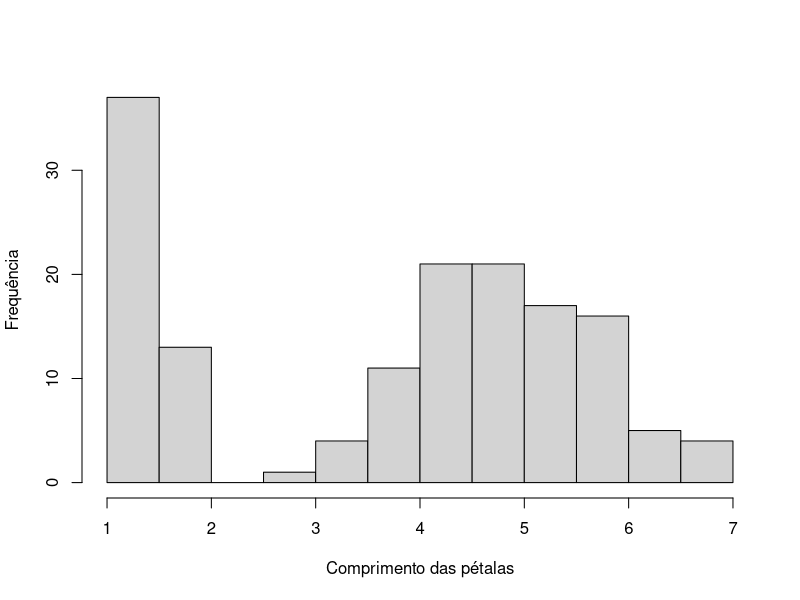

This chart was generated by the following R code:
# Nosso primeiro script do R
# Prof Marcos Vital, na Maratona de Análise de Biodiversidade
# Academia do R!
# Criado em 13-12-2021

# O R pode ser usado para operações matemáticas básicas, por exemplo:
10 + 10  # Soma
12 - 13  # Subtração
3 * 15   # Multiplicação
13 / 7   # Divisão

3 ^ 2    # Potência (no exemplo, 3 elevado a 2)

# Calculando uma raiz quadrada:
sqrt (15)

# Agora vamos calcular um log:
log (300, 10)   # No exemplo, log de 300 na base 10

# Todas as funções do R seguem o formato:
# função (argumento, argumento, argumento, ...)

# Criando um objeto no R:
biscoito <- 15
# Criamos um objeto chamado biscoito, e dentro dele armazenamos o número 15

# Uma vez que o objeto existe, ele pode ser "chamado"

biscoito
biscoito * 2
log (biscoito, 10)

###########################################
# Um pequeno exemplo

# Vamos carregar dados de exemplo:
data (iris)   # Carregando os dados de exemplo chamados iris

# Comprimento médio de pétalas das flores:
mean (iris$Petal.Length)

# Histograma da variação de comprimento de pétalas
hist (iris$Petal.Length, xlab = "Comprimento das pétalas", ylab="Frequência", main=" ")

# xlab e ylab determinam nomes dos eixos
# main determina o título acima do gráfico